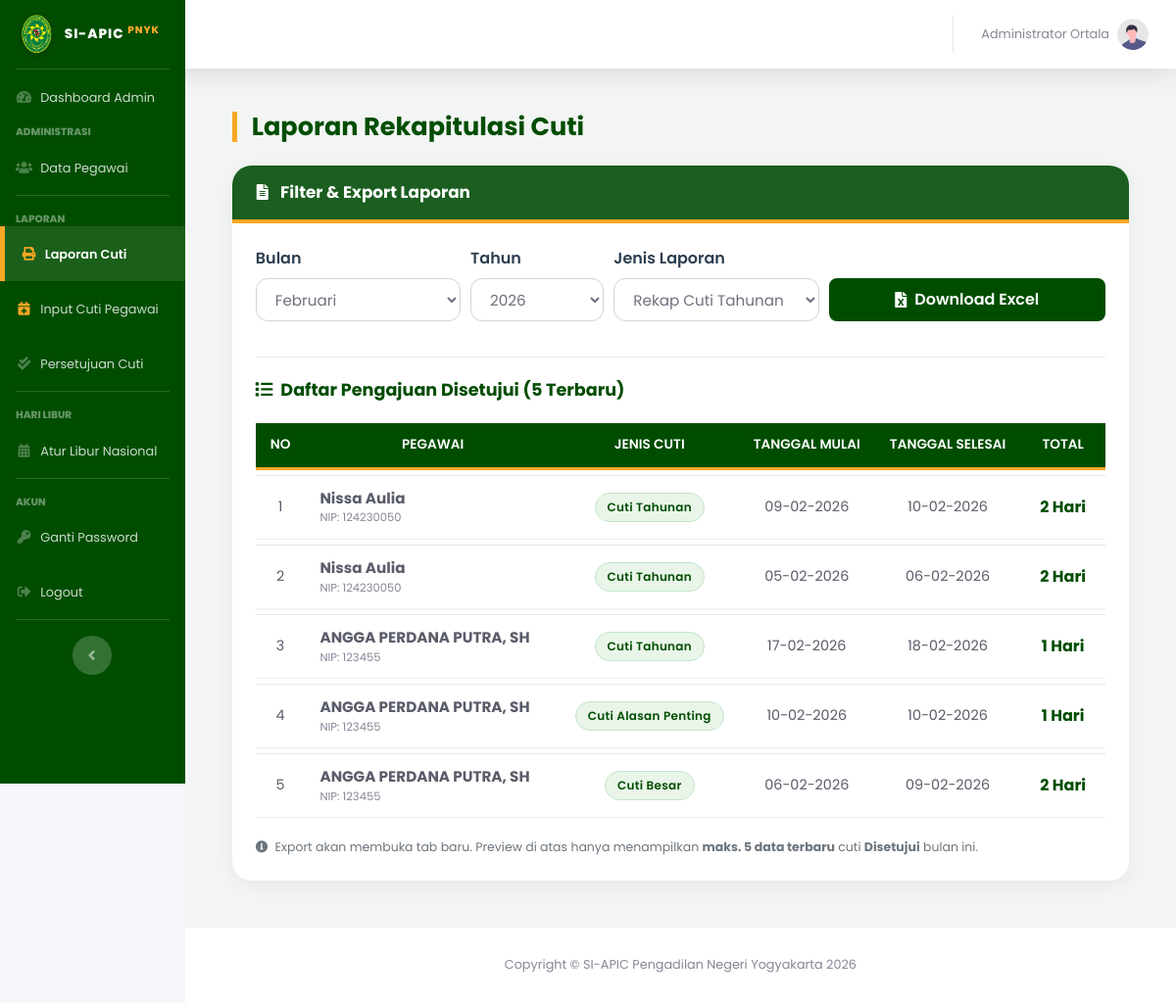
The app's page /index.php?page=laporan_cuti (signed in), older data.
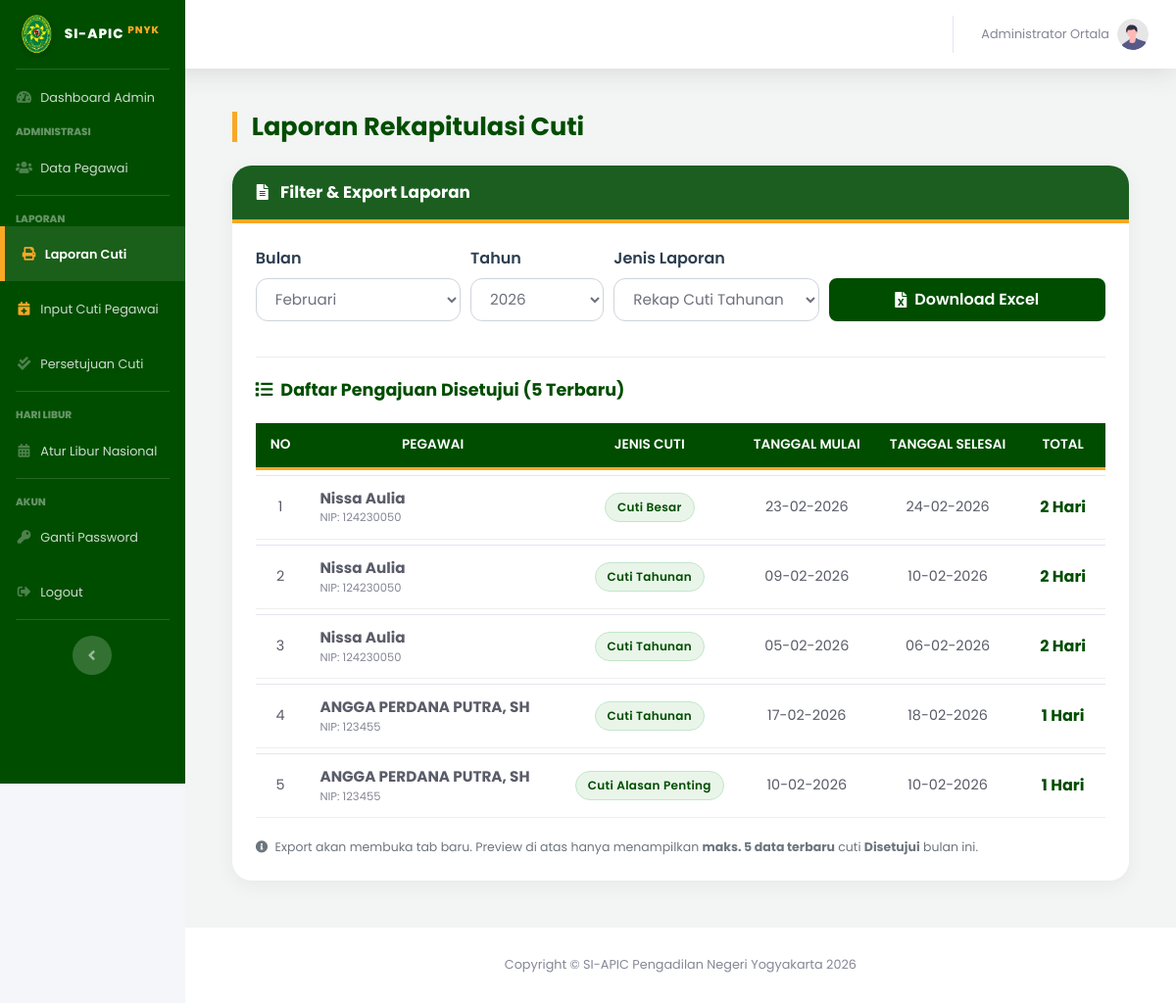
The same page, newer data.
### tables this page shows
CREATE TABLE `pengajuan_cuti` (
  `id_pengajuan` int(11) NOT NULL,
  `id_user` int(11) NOT NULL,
  `jenis_cuti` varchar(50) DEFAULT NULL,
  `id_atasan` int(11) DEFAULT NULL,
  `id_jenis` int(11) NOT NULL,
  `nomor_surat` varchar(100) DEFAULT NULL,
  `tgl_pengajuan` date DEFAULT NULL,
  `tgl_mulai` date NOT NULL,
  `tgl_selesai` date NOT NULL,
  `lama_hari` int(11) NOT NULL,
  `alasan` text NOT NULL,
  `no_telepon` varchar(20) DEFAULT NULL,
  `masa_kerja` varchar(50) DEFAULT NULL,
  `alamat_cuti` text NOT NULL,
  `status` enum('Diajukan','Disetujui','Ditolak','Dibatalkan') DEFAULT 'Diajukan',
  `catatan_admin` text DEFAULT NULL,
  `created_at` timestamp NOT NULL DEFAULT current_timestamp(),
  `sisa_cuti_n` int(11) DEFAULT 0,
  `sisa_cuti_n1` int(11) DEFAULT 0,
  `dipotong_n1` int(11) DEFAULT 0,
  `dipotong_n` int(11) DEFAULT 0,
  `id_pejabat` int(11) DEFAULT 0,
  `ttd_pejabat` enum('ketua','wakil','plh') DEFAULT 'ketua'
);

CREATE TABLE `users` (
  `id_user` int(11) NOT NULL,
  `nip` varchar(30) NOT NULL,
  `masa_kerja` varchar(50) DEFAULT NULL,
  `password` varchar(255) NOT NULL,
  `nama_lengkap` varchar(100) NOT NULL,
  `jabatan` varchar(100) DEFAULT NULL,
  `pangkat` varchar(50) DEFAULT NULL,
  `unit_kerja` varchar(100) DEFAULT 'Pengadilan Negeri Yogyakarta',
  `no_telepon` varchar(20) DEFAULT NULL,
  `role` enum('admin','user') NOT NULL,
  `is_atasan_langsung` tinyint(1) DEFAULT 0 COMMENT '1=Bisa TTD, 0=Staf Biasa',
  `sisa_cuti_n` int(11) DEFAULT 12,
  `sisa_cuti_n1` int(11) DEFAULT 0,
  `sisa_cuti_n2` int(11) DEFAULT 0,
  `kuota_cuti_sakit` int(11) DEFAULT 14,
  `created_at` timestamp NOT NULL DEFAULT current_timestamp(),
  `status_akun` enum('aktif','nonaktif') DEFAULT 'aktif',
  `id_atasan` int(11) DEFAULT NULL,
  `is_atasan` enum('0','1') DEFAULT '0'
);

CREATE TABLE `jenis_cuti` (
  `id_jenis` int(11) NOT NULL,
  `nama_jenis` varchar(50) NOT NULL
);

### pages/admin/laporan_cuti.php (the view, shortened to what the rows shown need)
<?php
$bln = date('m');
$thn = date('Y');
$query_preview = "SELECT p.*, u.nama_lengkap, u.nip, j.nama_jenis
                  FROM pengajuan_cuti p
                  JOIN users u ON p.id_user = u.id_user
                  JOIN jenis_cuti j ON p.id_jenis = j.id_jenis
                  WHERE p.status = 'Disetujui'
                    AND MONTH(p.tgl_mulai) = '$bln'
                    AND YEAR(p.tgl_mulai) = '$thn'
                  ORDER BY p.created_at DESC, p.id_pengajuan DESC
                  LIMIT 5";
$result_preview = mysqli_query($koneksi, $query_preview);
?>
<div class="container-fluid mb-5">
    <div class="d-sm-flex align-items-center justify-content-between mb-4 mt-4">
        <h1 class="h3 mb-0 page-header-title">Laporan Rekapitulasi Cuti</h1>
    </div>
    <div class="card card-pn-custom">
        <div class="card-body p-4">
            <div class="table-responsive">
                <table class="table table-custom table-hover">
                    <thead class="thead-pn">
                        <tr class="text-center">
                            <th style="width: 50px; min-width: 50px;">No</th>
                            <th>Pegawai</th>
                            <th width="20%">Jenis Cuti</th>
                            <th width="15%">Tanggal Mulai</th>
                            <th width="15%">Tanggal Selesai</th>
                            <th width="10%">Total</th>
                        </tr>
                    </thead>
                    <tbody>
                        <?php
                        $no = 1;
                        if ($result_preview && mysqli_num_rows($result_preview) > 0) {
                            while ($row = mysqli_fetch_assoc($result_preview)) {
                                $total_hari = isset($row['lama_hari']) ? (int)$row['lama_hari'] : 0;
                        ?>
                        <tr class="align-middle">
                            <td class="text-center text-dark"><?php echo $no; ?></td>
                            <td class="text-left">
                                <div class="d-flex flex-column justify-content-center">
                                    <span class="font-weight-bold text-dark" style="font-size: 0.95rem;"><?php echo $row['nama_lengkap']; ?></span>
                                    <span class="small text-secondary">NIP: <?php echo $row['nip']; ?></span>
                                </div>
                            </td>
                            <td class="text-center">
                                <span class="badge-jenis-cuti">
                                    <?php echo $row['nama_jenis']; ?>
                                </span>
                            </td>
                            <td class="text-center text-dark">
                                <?php echo date('d-m-Y', strtotime($row['tgl_mulai'])); ?>
                            </td>
                            <td class="text-center text-dark">
                                <?php echo date('d-m-Y', strtotime($row['tgl_selesai'])); ?>
                            </td>
                            <td class="text-center">
                                <span class="font-weight-bold text-pn" style="font-size: 1rem;">
                                    <?php echo $total_hari; ?> Hari
                                </span>
                            </td>
                        </tr>
                        <?php
                                $no++;
                            }
                        } ?>
                    </tbody>
                </table>
            </div>
        </div>
    </div>
</div>

Row changes from the older to the newer data that the page shows:
no longer on this page (row unchanged): pengajuan_cuti: id_user.nama_lengkap "ANGGA PERDANA PUTRA, SH", id_user.nip "123455", id_jenis.nama_jenis "Cuti Besar", tgl_mulai "06-02-2026", tgl_selesai "09-02-2026", lama_hari "2"
added pengajuan_cuti: id_user.nama_lengkap "Nissa Aulia", id_user.nip "124230050", id_jenis.nama_jenis "Cuti Besar", tgl_mulai "23-02-2026", tgl_selesai "24-02-2026", lama_hari "2"
